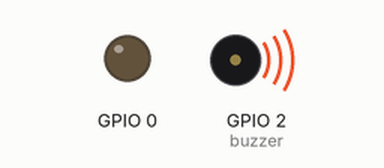
This sketch was run on a simulated ESP8266 (NodeMCU). Parts: output pins drawn as LEDs (lit = HIGH), buzzer (waves = sounding, pin HIGH).

Above: at 0.15 s.
At 2.8 s:
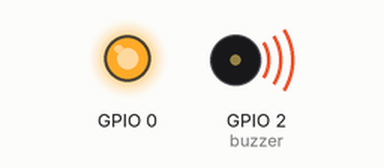
Timing chart, 0 to 6.9 s (numbered marks = the images above):
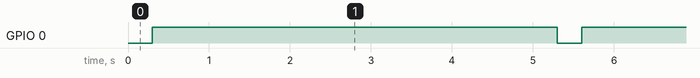

Measured:
- by itself, GPIO 0: alternates HIGH for 5.0 s and LOW for 0.30 s

The sketch:

Mesh_Server.ino
```cpp
#include <ESP8266WiFi.h>
#include <Arduino.h>
#include <ESPAsyncTCP.h>
#include <ESPAsyncWebServer.h>

#define buzzer 2

const char *ssid = "mnet.net";
const char *password = "mnet-2023";

String sta_num = "0";

int error = 0;

AsyncWebServer server(80);

String users_phone_number = "+2349065787011";

const char index_html[] PROGMEM = R"rawliteral(
<!DOCTYPE html>
<html lang="en">
<head>
    <meta charset="UTF-8">
    <meta name="viewport" content="width=device-width, initial-scale=1.0">
    <style>
        body {
            display: flex;
            justify-content: center;
            align-items: center;
            height: 100vh;
            margin: 0;
        }

        .container {
            text-align: center;
        }
    </style>
    <title>Mnet Server SPA</title>
</head>
<body>
    <div class="container">
        <h1>Mnet Server</h1>
        <p>No. of Connected Devices: <span id="connectedDevices">0</span></p>
    </div>

    <script>
        function updateConnectedDevices() {
            const connectedDevicesElement = document.getElementById('connectedDevices');
             var xhttp = new XMLHttpRequest();
            xhttp.onreadystatechange = function() {
                if (this.readyState == 4 && this.status == 200) {
                    connectedDevicesElement.textContent = this.responseText;
                }
            };
            xhttp.open("GET", "/sta-count", true);
            xhttp.send();
        }
        updateConnectedDevices();
        setInterval(updateConnectedDevices, 1500);
    </script>
</body>
</html>
)rawliteral";

unsigned long last_millis = 0;

class Blinker
{
    int ledPin;
    long onTime;
    long offTime;

    int ledState;
    unsigned long previousMillis;
    unsigned long currentMillis;

public:
    Blinker(int pin, long on, long off)
    {
        ledPin = pin;
        pinMode(ledPin, OUTPUT);

        onTime = on;
        offTime = off;
        ledState = LOW;
        previousMillis = 0;
    }
    void Update()
    {
        currentMillis = millis();
        if ((ledState == HIGH) && (currentMillis - previousMillis >= onTime))
        {
            ledState = LOW;
            previousMillis = currentMillis;
            digitalWrite(ledPin, ledState);
        }
        else if ((ledState == LOW) && (currentMillis - previousMillis >= offTime))
        {
            ledState = HIGH;
            previousMillis = currentMillis;
            digitalWrite(ledPin, ledState);
        }
    }
};

Blinker statusLed(0, 5000, 300);

void setup()
{
    pinMode(buzzer, 1);
    digitalWrite(buzzer, 1);
    pinMode(0, OUTPUT);
    Serial.begin(9600);
    pinMode(buzzer, 1);
    WiFi.softAP(ssid, password, 1, 0, 8);
    IPAddress IP = WiFi.softAPIP();

    server.on("/", HTTP_GET, [](AsyncWebServerRequest *request)
              { request->send_P(200, "text/html", index_html); });

    server.on("/sta-count", HTTP_GET, [](AsyncWebServerRequest *request)
              { request->send_P(200, "text/plain", sta_num.c_str()); });

    server.on("/ping!", HTTP_GET, [](AsyncWebServerRequest *request)
              {
                error = 1;
                request->send(200);
                });

    server.begin();
}

void loop()
{
    statusLed.Update();
    sta_num = String(WiFi.softAPgetStationNum());
    if(error > 0)
    {
      for(int i = 0; i < 3; ++i)
      {
        digitalWrite(buzzer, 0);
        delay(500);
        digitalWrite(buzzer, 1);
        delay(500);
      }
        digitalWrite(buzzer, 1);
        sendSMS(users_phone_number);
        error = 0;
    }
}

void sendSMS(String phoneNumber)
  {
    Serial.println("AT");
    delay(1000);
    Serial.println("AT+CMGF=1");
    delay(1000);
    Serial.println("AT+CMGS=\"" + phoneNumber + "\"");
    delay(1000);
    Serial.print("Hi Boss, I'm sorry to say this but just so you know, its about to go down! :-)");
    delay(1000);
    Serial.write(26);
    delay(1000);
  }
```
